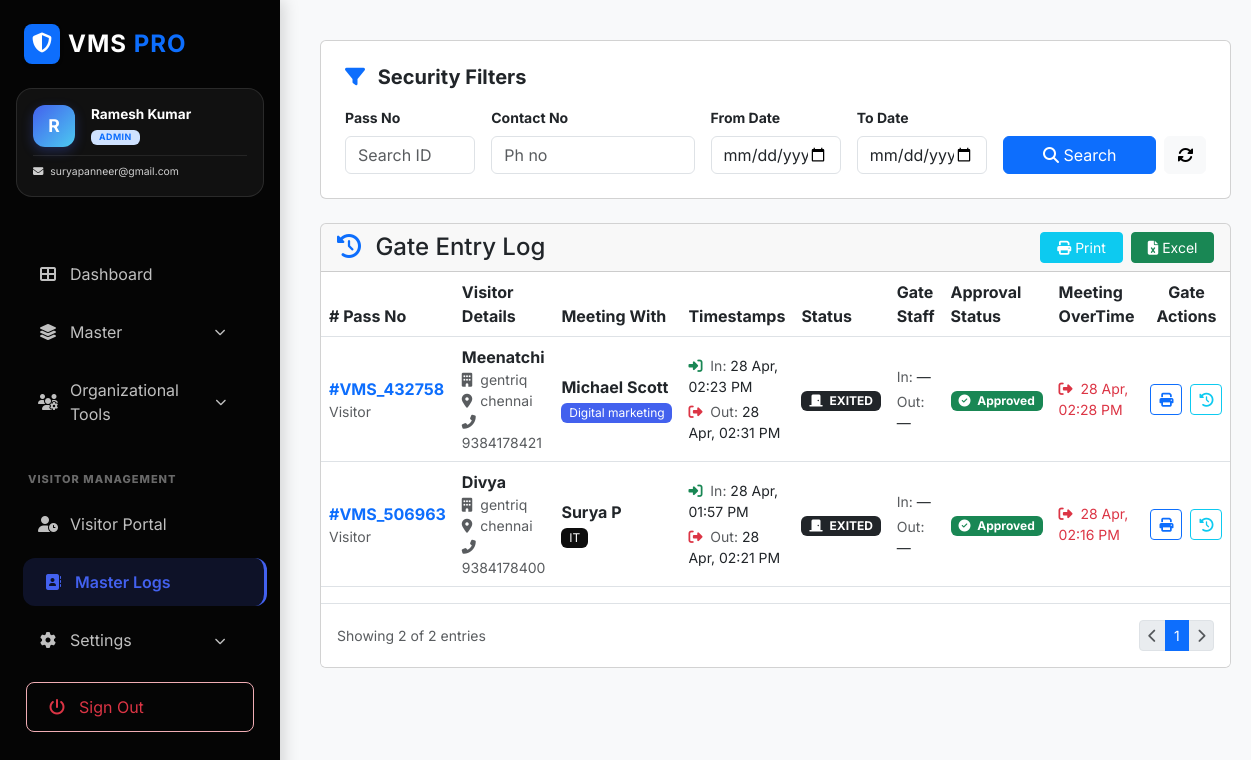
Before: /list_visitor.php (signed in) with the older database file.
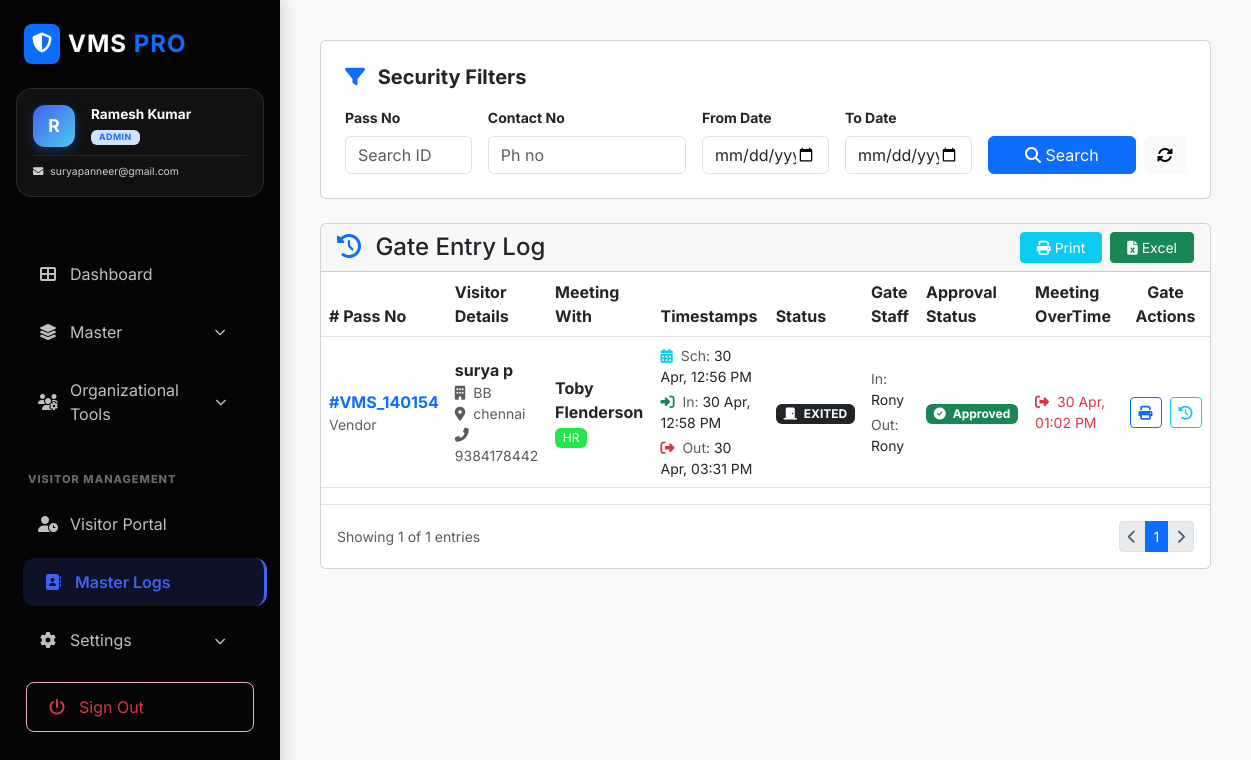
After: the same page with the newer database file.
### tables this page shows
CREATE TABLE `visitor_master` (
  `id` int(11) NOT NULL,
  `pass_no` varchar(50) DEFAULT NULL,
  `img_capture` longtext DEFAULT NULL,
  `person_to_meet` varchar(100) NOT NULL,
  `purpose` varchar(255) NOT NULL,
  `visitor_type` enum('Client','Vendor','Visitor') NOT NULL,
  `company_name` varchar(100) DEFAULT NULL,
  `location` varchar(100) DEFAULT NULL,
  `visitor_name` varchar(100) NOT NULL,
  `contact_no` varchar(15) NOT NULL,
  `email` varchar(100) DEFAULT NULL,
  `meeting_date_time` datetime DEFAULT NULL,
  `devices` text DEFAULT NULL,
  `id_type` varchar(50) DEFAULT NULL,
  `id_upload` varchar(255) DEFAULT NULL,
  `status` enum('Pending','Approved','Rejected') DEFAULT 'Pending',
  `in_time` datetime DEFAULT NULL,
  `out_time` datetime DEFAULT NULL,
  `created_at` timestamp NOT NULL DEFAULT current_timestamp(),
  `vehicle_type` varchar(50) DEFAULT NULL,
  `vehicle_number` varchar(50) DEFAULT NULL,
  `employee_id` int(11) DEFAULT NULL,
  `mobile_count` int(11) DEFAULT NULL,
  `charger_count` int(11) DEFAULT NULL,
  `disc_count` int(11) DEFAULT NULL,
  `laptop_count` int(11) DEFAULT NULL,
  `approval_status` tinyint(4) DEFAULT 0 COMMENT '0=Pending, 1=Approved, 2=Rejected,\r\n3= Schedule',
  `meeting_out_time` datetime DEFAULT NULL,
  `checkin_by` int(11) DEFAULT NULL,
  `checkout_by` int(11) DEFAULT NULL
);

CREATE TABLE `users` (
  `id` int(11) NOT NULL,
  `full_name` varchar(100) NOT NULL,
  `email` varchar(150) NOT NULL,
  `password` varchar(255) NOT NULL,
  `contact_no` varchar(20) DEFAULT NULL,
  `designation` varchar(100) DEFAULT NULL,
  `department` varchar(100) DEFAULT NULL,
  `location` varchar(100) DEFAULT NULL,
  `role` varchar(50) DEFAULT 'employee',
  `reporting_manager` varchar(100) DEFAULT NULL,
  `status` enum('Active','Inactive') DEFAULT 'Active',
  `created_at` timestamp NULL DEFAULT current_timestamp()
);

### list_visitor.php (the view, shortened to what the changed rows need)
<?php include("includes/config.php"); ?>
<?php
$limit = 10;
$page = isset($_GET['page']) ? (int)$_GET['page'] : 1;
$offset = ($page - 1) * $limit;
$pass_no = $_GET['pass_no'] ?? '';
$from_date = $_GET['from_date'] ?? '';
$to_date = $_GET['to_date'] ?? '';
$count_query = "SELECT COUNT(*) FROM visitor_master WHERE 1=1";
$params = [];
$total_stmt = $con->prepare($count_query);
$total_stmt->execute($params);
$total_records = $total_stmt->fetchColumn();
$total_pages = ceil($total_records / $limit);
$query = "SELECT v.*, e.full_name AS emp_name, e.department, d.dept_color,
          c.full_name AS checkin_staff, co.full_name AS checkout_staff
          FROM visitor_master v
          LEFT JOIN users e ON v.employee_id = e.id
          LEFT JOIN departments d ON e.department = d.dept_name
          LEFT JOIN users c ON v.checkin_by = c.id
          LEFT JOIN users co ON v.checkout_by = co.id
          WHERE 1=1";
$final_params = [];
$query .= " ORDER BY v.id DESC LIMIT $limit OFFSET $offset";
$stmt = $con->prepare($query);
$stmt->execute($final_params);
$visitors = $stmt->fetchAll(PDO::FETCH_ASSOC);
?>
<?php include("includes/header.php"); ?>
<div class="content">
    <div class="content-animate">
        <div class="card">
            <div class="card-body p-0">
                <div class="table-responsive">
                    <table class="table table-hover align-middle">
                        <thead>
                            <tr>
                                <th># Pass No</th>
                                <th>Visitor Details</th>
                                <th>Meeting With</th>
                                <th>Timestamps</th>
                                <th>Status</th>
                                <?php if($_SESSION['role'] === 'admin'): ?>
                                    <th>Gate Staff</th>
                                <?php endif; ?>
                                <th>Approval Status</th>
                                <th>Meeting OverTime</th>
                                <th class="text-center">Gate Actions</th>
                            </tr>
                        </thead>
                        <tbody>
                            <?php foreach($visitors as $row): ?>
                            <tr>
                                <td>
                                    <span class="fw-bold text-primary">#<?= htmlspecialchars($row['pass_no']) ?></span>
                                    <div class="small text-muted"><?= htmlspecialchars($row['visitor_type']) ?></div>
                                </td>
                                <td>
                                    <div class="fw-bold"><?= htmlspecialchars($row['visitor_name']) ?></div>
                                    <div class="small text-muted"><i class="fas fa-building me-1"></i> <?= htmlspecialchars($row['company_name'] ?: 'Independent') ?></div>
                                    <div class="small text-muted"><i class="fas fa-map-marker-alt me-1"></i> <?= htmlspecialchars($row['location'] ?: 'Not Specified') ?></div>
                                    <div class="small text-muted"><i class="fas fa-phone-alt me-1"></i> <?= htmlspecialchars($row['contact_no']) ?></div>
                                </td>
                                <td>
                                    <div class="fw-bold"><?= htmlspecialchars($row['emp_name']) ?></div>
                                    <div class="badge fw-normal" style="background: <?= !empty($row['dept_color']) ? $row['dept_color'] : '#f8f9fa' ?>; color: <?= !empty($row['dept_color']) ? '#fff' : '#212529' ?>;">
                                        <?= htmlspecialchars($row['department']) ?>
                                    </div>
                                </td>
                                <td>
                                    <?php if(!empty($row['meeting_date_time'])): ?>
                                    <div class="small mb-1">
                                        <i class="fas fa-calendar-alt text-info me-1"></i>
                                        <span class="text-muted">Sch:</span> <?= date("d M, h:i A", strtotime($row['meeting_date_time'])) ?>
                                    </div>
                                    <?php endif; ?>
                                    <?php if(!empty($row['in_time'])): ?>
                                    <div class="small">
                                        <i class="fas fa-sign-in-alt text-success me-1"></i>
                                        <span class="text-muted">In:</span> <?= date("d M, h:i A", strtotime($row['in_time'])) ?>
                                    </div>
                                    <?php endif; ?>
                                    <?php if(!empty($row['out_time'])): ?>
                                    <div class="small mt-1">
                                        <i class="fas fa-sign-out-alt text-danger me-1"></i>
                                        <span class="text-muted">Out:</span> <?= date("d M, h:i A", strtotime($row['out_time'])) ?>
                                    </div>
                                    <?php endif; ?>
                                </td>
                                <td>
                                    <?php
                                        $is_expired = false;
                                    ?>
                                    <?php if($is_expired): ?>
                                        <span class="badge bg-danger"><i class="fas fa-history me-1"></i> EXPIRED</span>
                                    <?php elseif($row['approval_status'] == 3): ?>
                                        <span class="badge bg-info"><i class="fas fa-calendar-alt me-1"></i> SCHEDULED</span>
                                    <?php elseif(empty($row['out_time'])): ?>
                                        <span class="badge bg-success"><i class="fas fa-door-open me-1"></i> INSIDE</span>
                                    <?php else: ?>
                                        <span class="badge bg-dark"><i class="fas fa-door-closed me-1"></i> EXITED</span>
                                    <?php endif; ?>
                                </td>
                                <?php if($_SESSION['role'] === 'admin'): ?>
                                <td>
                                    <div class="small">
                                        <span class="text-muted"><?= $row['approval_status'] == 3 ? 'Scheduled By:' : 'In:' ?></span> <?= htmlspecialchars($row['checkin_staff'] ?: '—') ?>
                                    </div>
                                    <div class="small mt-1">
                                        <span class="text-muted">Out:</span> <?= htmlspecialchars($row['checkout_staff'] ?: '—') ?>
                                    </div>
                                </td>
                                <?php endif; ?>
                                    <td>
                                        <?php if($row['approval_status'] == 0): ?>
                                            <span class="badge bg-warning text-dark">
                                                <i class="fas fa-clock me-1"></i> Pending
                                            </span>
                                        <?php elseif($row['approval_status'] == 1): ?>
                                            <span class="badge bg-success">
                                                <i class="fas fa-check-circle me-1"></i> Approved
                                            </span>
                                        <?php elseif($row['approval_status'] == 2): ?>
                                            <span class="badge bg-danger">
                                                <i class="fas fa-times-circle me-1"></i> Rejected
                                            </span>
                                        <?php endif; ?>
                                    </td>
                                    <td>
                                        <?php if(!empty($row['meeting_out_time'])): ?>
                                            <div class="small text-danger">
                                                <i class="fas fa-sign-out-alt me-1"></i>
                                                <?= date("d M, h:i A", strtotime($row['meeting_out_time'])) ?>
                                            </div>
                                        <?php endif; ?>
                                    </td>
                                <td>
                                    <div class="d-flex gap-2 justify-content-center">
                                        <?php if($row['approval_status'] == 1): ?>
                                            <a href="receipt.php?pass_no=<?= urlencode($row['pass_no']) ?>"
                                            class="btn btn-outline-primary btn-sm"
                                            title="Print Pass">
                                                <i class="fas fa-print"></i>
                                            </a>
                                            <button class="btn btn-outline-info btn-sm viewTimelineBtn"
                                                title="View Meeting History"
                                                data-id="<?= $row['id'] ?>"
                                                data-name="<?= htmlspecialchars($row['visitor_name']) ?>">
                                                <i class="fas fa-history"></i>
                                            </button>
                                        <?php else: ?>
                                            <span class="text-muted">—</span>
                                        <?php endif; ?>
                                    </div>
                                </td>
                            </tr>
                            <?php endforeach; ?>
                        </tbody>
                    </table>
                </div>
            </div>
            <div class="card-footer bg-white border-top d-flex justify-content-between align-items-center py-3">
                <div class="text-muted small">
                    Showing <?= count($visitors) ?> of <?= $total_records ?> entries
                </div>
                <nav>
                    <ul class="pagination pagination-sm mb-0">
                        <?php for($i = 1; $i <= $total_pages; $i++): ?>
                            <li class="page-item <?= ($i == $page) ? 'active' : '' ?>">
                                <a class="page-link" href="?page=<?= $i ?>&pass_no=<?= $pass_no ?>&visitor_name=<?= $visitor_name ?>&from_date=<?= $from_date ?>&to_date=<?= $to_date ?>"><?= $i ?></a>
                            </li>
                        <?php endfor; ?>
                    </ul>
                </nav>
            </div>
        </div>
    </div>
</div>
<?php include("includes/footer.php"); ?>

Changed rows visible on the page:
removed visitor_master: pass_no "VMS_432758", visitor_type "Visitor", visitor_name "Meenatchi", company_name "gentriq", location "chennai", contact_no "9384178421", users.full_name "Michael Scott", users.department "Digital marketing", in_time "28 Apr, 02:23 PM", out_time "28 Apr, 02:31 PM", approval_status 1 (drawn), shows "In:", checkin_staff "—", checkout_staff "—", meeting_out_time "28 Apr, 02:28 PM"
removed visitor_master: pass_no "VMS_506963", visitor_type "Visitor", visitor_name "Divya", company_name "gentriq", location "chennai", contact_no "9384178400", users.full_name "Surya P", users.department "IT", in_time "28 Apr, 01:57 PM", out_time "28 Apr, 02:21 PM", approval_status 1 (drawn), shows "In:", checkin_staff "—", checkout_staff "—", meeting_out_time "28 Apr, 02:16 PM"
added visitor_master: pass_no "VMS_140154", visitor_type "Vendor", visitor_name "surya p", company_name "BB", location "chennai", contact_no "9384178442", users.full_name "Toby Flenderson", users.department "HR", meeting_date_time "30 Apr, 12:56 PM", in_time "30 Apr, 12:58 PM", out_time "30 Apr, 03:31 PM", approval_status 1 (drawn), shows "In:", users.full_name "Rony", meeting_out_time "30 Apr, 01:02 PM"
Other visible differences:
count($visitors): "2" → "1"
$total_records: "2" → "1"
